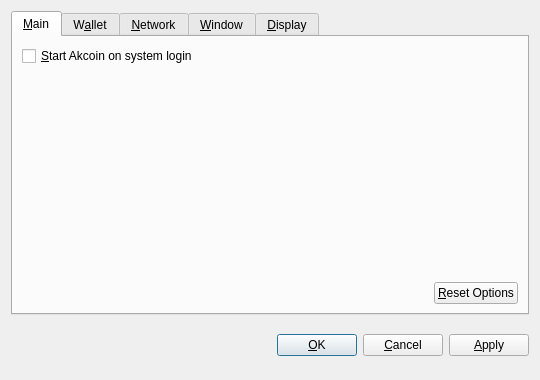
<?xml version="1.0" encoding="UTF-8"?>
<ui version="4.0">
 <class>OptionsDialog</class>
 <widget class="QDialog" name="OptionsDialog">
  <property name="geometry">
   <rect>
    <x>0</x>
    <y>0</y>
    <width>540</width>
    <height>380</height>
   </rect>
  </property>
  <property name="windowTitle">
   <string>Options</string>
  </property>
  <property name="modal">
   <bool>true</bool>
  </property>
  <layout class="QVBoxLayout" name="verticalLayout">
   <item>
    <widget class="QTabWidget" name="tabWidget">
     <property name="tabPosition">
      <enum>QTabWidget::North</enum>
     </property>
     <property name="currentIndex">
      <number>0</number>
     </property>
     <widget class="QWidget" name="tabMain">
      <attribute name="title">
       <string>&amp;Main</string>
      </attribute>
      <layout class="QVBoxLayout" name="verticalLayout_Main">
       <item>
        <widget class="QCheckBox" name="bitcoinAtStartup">
         <property name="toolTip">
          <string>Automatically start Akcoin after logging in to the system.</string>
         </property>
         <property name="text">
          <string>&amp;Start Akcoin on system login</string>
         </property>
        </widget>
       </item>
       <item>
        <spacer name="verticalSpacer_Main">
         <property name="orientation">
          <enum>Qt::Vertical</enum>
         </property>
         <property name="sizeHint" stdset="0">
          <size>
           <width>20</width>
           <height>40</height>
          </size>
         </property>
        </spacer>
       </item>
       <item>
        <layout class="QHBoxLayout" name="horizontalLayout_2_Main">
         <item>
          <spacer name="horizontalSpacer_2_Main">
           <property name="orientation">
            <enum>Qt::Horizontal</enum>
           </property>
           <property name="sizeHint" stdset="0">
            <size>
             <width>40</width>
             <height>20</height>
            </size>
           </property>
          </spacer>
         </item>
         <item>
          <widget class="QPushButton" name="resetButton">
           <property name="toolTip">
            <string>Reset all client options to default.</string>
           </property>
           <property name="text">
            <string>&amp;Reset Options</string>
           </property>
           <property name="autoDefault">
            <bool>false</bool>
           </property>
          </widget>
         </item>
        </layout>
       </item>
      </layout>
     </widget>
     <widget class="QWidget" name="tabWallet">
      <attribute name="title">
       <string>W&amp;allet</string>
      </attribute>
      <layout class="QVBoxLayout" name="verticalLayout_Network">
       <item>
        <widget class="QLabel" name="transactionFeeInfoLabel">
         <property name="text">
          <string>Optional transaction fee per kB that helps make sure your transactions are processed quickly. Most transactions are 1 kB.</string>
         </property>
         <property name="textFormat">
          <enum>Qt::PlainText</enum>
         </property>
         <property name="wordWrap">
          <bool>true</bool>
         </property>
        </widget>
       </item>
       <item>
        <layout class="QHBoxLayout" name="horizontalLayout_1_Main">
         <item>
          <widget class="QLabel" name="transactionFeeLabel">
           <property name="text">
            <string>Pay transaction &amp;fee</string>
           </property>
           <property name="textFormat">
            <enum>Qt::PlainText</enum>
           </property>
           <property name="buddy">
            <cstring>transactionFee</cstring>
           </property>
          </widget>
         </item>
         <item>
          <widget class="BitcoinAmountField" name="transactionFee"/>
         </item>
         <item>
          <spacer name="horizontalSpacer_1_Main">
           <property name="orientation">
            <enum>Qt::Horizontal</enum>
           </property>
           <property name="sizeHint" stdset="0">
            <size>
             <width>40</width>
             <height>20</height>
            </size>
           </property>
          </spacer>
         </item>
        </layout>
       </item>
       <item>
        <widget class="QLabel" name="label">
         <property name="text">
          <string>If you disable the spending of unconfirmed change, the change from a transaction cannot be used until that transaction has at least one confirmation. This also affects how your balance is computed.</string>
         </property>
         <property name="wordWrap">
          <bool>true</bool>
         </property>
        </widget>
       </item>
       <item>
        <widget class="QCheckBox" name="spendZeroConfChange">
         <property name="text">
          <string>Spend unconfirmed change  (experts only)</string>
         </property>
        </widget>
       </item>
       <item>
        <spacer name="verticalSpacer">
         <property name="orientation">
          <enum>Qt::Vertical</enum>
         </property>
         <property name="sizeHint" stdset="0">
          <size>
           <width>20</width>
           <height>40</height>
          </size>
         </property>
        </spacer>
       </item>
      </layout>
     </widget>
     <widget class="QWidget" name="tabNetwork">
      <attribute name="title">
       <string>&amp;Network</string>
      </attribute>
      <layout class="QVBoxLayout" name="verticalLayout_Network">
       <item>
        <widget class="QCheckBox" name="mapPortUpnp">
         <property name="toolTip">
          <string>Automatically open the Akcoin client port on the router. This only works when your router supports UPnP and it is enabled.</string>
         </property>
         <property name="text">
          <string>Map port using &amp;UPnP</string>
         </property>
        </widget>
       </item>
       <item>
        <widget class="QCheckBox" name="connectSocks">
         <property name="toolTip">
          <string>Connect to the Akcoin network through a SOCKS proxy (e.g. when connecting through Tor).</string>
         </property>
         <property name="text">
          <string>&amp;Connect through SOCKS proxy:</string>
         </property>
        </widget>
       </item>
       <item>
        <layout class="QHBoxLayout" name="horizontalLayout_Network">
         <item>
          <widget class="QLabel" name="proxyIpLabel">
           <property name="text">
            <string>Proxy &amp;IP:</string>
           </property>
           <property name="textFormat">
            <enum>Qt::PlainText</enum>
           </property>
           <property name="buddy">
            <cstring>proxyIp</cstring>
           </property>
          </widget>
         </item>
         <item>
          <widget class="QValidatedLineEdit" name="proxyIp">
           <property name="maximumSize">
            <size>
             <width>140</width>
             <height>16777215</height>
            </size>
           </property>
           <property name="toolTip">
            <string>IP address of the proxy (e.g. 127.0.0.1)</string>
           </property>
          </widget>
         </item>
         <item>
          <widget class="QLabel" name="proxyPortLabel">
           <property name="text">
            <string>&amp;Port:</string>
           </property>
           <property name="textFormat">
            <enum>Qt::PlainText</enum>
           </property>
           <property name="buddy">
            <cstring>proxyPort</cstring>
           </property>
          </widget>
         </item>
         <item>
          <widget class="QLineEdit" name="proxyPort">
           <property name="maximumSize">
            <size>
             <width>55</width>
             <height>16777215</height>
            </size>
           </property>
           <property name="toolTip">
            <string>Port of the proxy (e.g. 9050)</string>
           </property>
          </widget>
         </item>
         <item>
          <widget class="QLabel" name="socksVersionLabel">
           <property name="text">
            <string>SOCKS &amp;Version:</string>
           </property>
           <property name="textFormat">
            <enum>Qt::PlainText</enum>
           </property>
           <property name="buddy">
            <cstring>socksVersion</cstring>
           </property>
          </widget>
         </item>
         <item>
          <widget class="QValueComboBox" name="socksVersion">
           <property name="toolTip">
            <string>SOCKS version of the proxy (e.g. 5)</string>
           </property>
          </widget>
         </item>
         <item>
          <spacer name="horizontalSpacer_Network">
           <property name="orientation">
            <enum>Qt::Horizontal</enum>
           </property>
           <property name="sizeHint" stdset="0">
            <size>
             <width>40</width>
             <height>20</height>
            </size>
           </property>
          </spacer>
         </item>
        </layout>
       </item>
       <item>
        <spacer name="verticalSpacer_Network">
         <property name="orientation">
          <enum>Qt::Vertical</enum>
         </property>
         <property name="sizeHint" stdset="0">
          <size>
           <width>20</width>
           <height>40</height>
          </size>
         </property>
        </spacer>
       </item>
      </layout>
     </widget>
     <widget class="QWidget" name="tabWindow">
      <attribute name="title">
       <string>&amp;Window</string>
      </attribute>
      <layout class="QVBoxLayout" name="verticalLayout_Window">
       <item>
        <widget class="QCheckBox" name="minimizeToTray">
         <property name="toolTip">
          <string>Show only a tray icon after minimizing the window.</string>
         </property>
         <property name="text">
          <string>&amp;Minimize to the tray instead of the taskbar</string>
         </property>
        </widget>
       </item>
       <item>
        <widget class="QCheckBox" name="minimizeOnClose">
         <property name="toolTip">
          <string>Minimize instead of exit the application when the window is closed. When this option is enabled, the application will be closed only after selecting Quit in the menu.</string>
         </property>
         <property name="text">
          <string>M&amp;inimize on close</string>
         </property>
        </widget>
       </item>
       <item>
        <spacer name="verticalSpacer_Window">
         <property name="orientation">
          <enum>Qt::Vertical</enum>
         </property>
         <property name="sizeHint" stdset="0">
          <size>
           <width>20</width>
           <height>40</height>
          </size>
         </property>
        </spacer>
       </item>
      </layout>
     </widget>
     <widget class="QWidget" name="tabDisplay">
      <attribute name="title">
       <string>&amp;Display</string>
      </attribute>
      <layout class="QVBoxLayout" name="verticalLayout_Display">
       <item>
        <layout class="QHBoxLayout" name="horizontalLayout_1_Display">
         <item>
          <widget class="QLabel" name="langLabel">
           <property name="text">
            <string>User Interface &amp;language:</string>
           </property>
           <property name="textFormat">
            <enum>Qt::PlainText</enum>
           </property>
           <property name="buddy">
            <cstring>lang</cstring>
           </property>
          </widget>
         </item>
         <item>
          <widget class="QValueComboBox" name="lang">
           <property name="toolTip">
            <string>The user interface language can be set here. This setting will take effect after restarting Akcoin.</string>
           </property>
          </widget>
         </item>
        </layout>
       </item>
       <item>
        <layout class="QHBoxLayout" name="horizontalLayout_2_Display">
         <item>
          <widget class="QLabel" name="unitLabel">
           <property name="text">
            <string>&amp;Unit to show amounts in:</string>
           </property>
           <property name="textFormat">
            <enum>Qt::PlainText</enum>
           </property>
           <property name="buddy">
            <cstring>unit</cstring>
           </property>
          </widget>
         </item>
         <item>
          <widget class="QValueComboBox" name="unit">
           <property name="toolTip">
            <string>Choose the default subdivision unit to show in the interface and when sending coins.</string>
           </property>
          </widget>
         </item>
        </layout>
       </item>
       <item>
        <widget class="QCheckBox" name="displayAddresses">
         <property name="toolTip">
          <string>Whether to show Akcoin addresses in the transaction list or not.</string>
         </property>
         <property name="text">
          <string>&amp;Display addresses in transaction list</string>
         </property>
        </widget>
       </item>
       <item>
        <widget class="QCheckBox" name="coinControlFeatures">
         <property name="toolTip">
          <string>Whether to show coin control features or not.</string>
         </property>
         <property name="text">
          <string>Display coin &amp;control features (experts only!)</string>
         </property>
        </widget>
       </item>
       <item>
        <spacer name="verticalSpacer_Display">
         <property name="orientation">
          <enum>Qt::Vertical</enum>
         </property>
         <property name="sizeHint" stdset="0">
          <size>
           <width>20</width>
           <height>40</height>
          </size>
         </property>
        </spacer>
       </item>
      </layout>
     </widget>
    </widget>
   </item>
   <item>
    <layout class="QHBoxLayout" name="horizontalLayout_Buttons">
     <item>
      <spacer name="horizontalSpacer_1">
       <property name="orientation">
        <enum>Qt::Horizontal</enum>
       </property>
       <property name="sizeHint" stdset="0">
        <size>
         <width>40</width>
         <height>48</height>
        </size>
       </property>
      </spacer>
     </item>
     <item>
      <widget class="QLabel" name="statusLabel">
       <property name="font">
        <font>
         <weight>75</weight>
         <bold>true</bold>
        </font>
       </property>
       <property name="text">
        <string/>
       </property>
       <property name="textFormat">
        <enum>Qt::PlainText</enum>
       </property>
       <property name="wordWrap">
        <bool>true</bool>
       </property>
      </widget>
     </item>
     <item>
      <spacer name="horizontalSpacer_2">
       <property name="orientation">
        <enum>Qt::Horizontal</enum>
       </property>
       <property name="sizeHint" stdset="0">
        <size>
         <width>40</width>
         <height>48</height>
        </size>
       </property>
      </spacer>
     </item>
     <item>
      <widget class="QPushButton" name="okButton">
       <property name="text">
        <string>&amp;OK</string>
       </property>
      </widget>
     </item>
     <item>
      <widget class="QPushButton" name="cancelButton">
       <property name="text">
        <string>&amp;Cancel</string>
       </property>
       <property name="autoDefault">
        <bool>false</bool>
       </property>
      </widget>
     </item>
     <item>
      <widget class="QPushButton" name="applyButton">
       <property name="text">
        <string>&amp;Apply</string>
       </property>
       <property name="autoDefault">
        <bool>false</bool>
       </property>
      </widget>
     </item>
    </layout>
   </item>
  </layout>
 </widget>
 <customwidgets>
  <customwidget>
   <class>BitcoinAmountField</class>
   <extends>QSpinBox</extends>
   <header>bitcoinamountfield.h</header>
  </customwidget>
  <customwidget>
   <class>QValueComboBox</class>
   <extends>QComboBox</extends>
   <header>qvaluecombobox.h</header>
  </customwidget>
  <customwidget>
   <class>QValidatedLineEdit</class>
   <extends>QLineEdit</extends>
   <header>qvalidatedlineedit.h</header>
  </customwidget>
 </customwidgets>
 <resources/>
 <connections/>
</ui>
